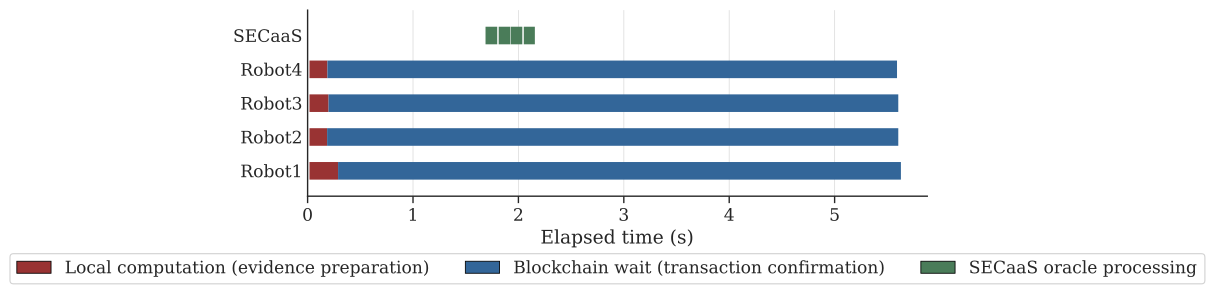

The Python source for this figure:
#!/usr/bin/env python3
"""
Attestation cycle Gantt chart — single representative cycle.

One row per participant (Robot1–4, SECaaS).  For each Robot (Prover):
  Dark-red bar : local computation   (t_prover_start  → t_evidence_sent)
  Blue bar     : blockchain wait      (t_evidence_sent → t_prover_finished)
For SECaaS (Oracle):
  Green bar    : oracle processing    (t_oracle_start  → t_oracle_finished)
                 drawn once per robot request — reveals sequential dispatch.

Colors match the attestation-cycle breakdown bar chart for cross-figure consistency.
Data: N=4, continuous mode, run 1, first attestation cycle.
"""

from pathlib import Path
import json
import re
import matplotlib.pyplot as plt
import matplotlib.patches as mpatches
import seaborn as sns

DATA_FILE = (
    Path(__file__).parent.parent
    / "data/attestation-times/_summary/attestation_events_by_run.json"
)

N_KEY     = "N4_continuous"
RUN       = "run1"
N_CYCLES  = 1       # attestation cycles per robot to display

FONT_SCALE = 1.4
BAR_H      = 0.52   # row bar height (fraction of row spacing)

C_LOCAL  = "#993333"  # dark red   — local computation
C_CHAIN  = "#336699"  # steel blue — blockchain wait
C_ORACLE = "#4A7C59"  # muted green — SECaaS oracle


# ── helpers ────────────────────────────────────────────────────────────────────

def _att_order(label: str) -> int:
    m = re.match(r"att(\d+)", label)
    return int(m.group(1)) if m else 9999


def _hbar(ax, y: float, t_start: float, t_end: float, color: str, h: float = BAR_H):
    if t_end <= t_start:
        return
    ax.broken_barh(
        [(t_start, t_end - t_start)],
        (y - h / 2, h),
        facecolors=color, edgecolors="none", zorder=3,
    )


# ── main ───────────────────────────────────────────────────────────────────────

def main():
    data = json.loads(DATA_FILE.read_text())["data"][N_KEY][RUN]

    robot_re = re.compile(r"^Robot(\d+)$")
    robots   = sorted(
        [k for k in data if robot_re.match(k)],
        key=lambda x: int(robot_re.match(x).group(1)),
    )

    # ── Robot prover phases ────────────────────────────────────────────────────
    robot_cycles = {}
    x_max = 0.0
    for robot in robots:
        prover = data[robot].get("prover", {})
        labels = sorted(prover, key=_att_order)[:N_CYCLES]
        cycles = []
        for lbl in labels:
            e = prover[lbl]
            cycles.append({
                "local_start": e["t_prover_start"],
                "local_end":   e["t_evidence_sent"],
                "chain_start": e["t_evidence_sent"],
                # absorb negligible result-processing (~5 ms) into blockchain bar
                "chain_end":   e["t_prover_finished"],
            })
            x_max = max(x_max, e["t_prover_finished"])
        robot_cycles[robot] = cycles

    # ── SECaaS oracle calls ────────────────────────────────────────────────────
    oracle_bars = []
    if "SECaaS" in data:
        for lbl, e in data["SECaaS"].get("oracle", {}).items():
            m = re.match(r"att(\d+)-Robot\d+$", lbl)
            if m and int(m.group(1)) <= N_CYCLES:
                t0 = e.get("t_oracle_start")
                t1 = e.get("t_oracle_finished")
                if t0 is not None and t1 is not None:
                    oracle_bars.append((t0, t1))
    oracle_bars.sort()

    # ── y-axis positions: Robot1 at bottom, SECaaS at top ─────────────────────
    y_robot  = {r: i for i, r in enumerate(robots)}
    y_secaas = len(robots)
    ylabels  = robots + ["SECaaS"]

    # ── figure ─────────────────────────────────────────────────────────────────
    sns.set_theme(
        context="paper", style="ticks",
        rc={"xtick.direction": "out", "ytick.direction": "out"},
        font_scale=FONT_SCALE,
    )
    plt.rcParams.update({"font.family": "serif"})

    fig, ax = plt.subplots(figsize=(8.0, 3.2))

    # Robot rows
    for robot, cycles in robot_cycles.items():
        y = y_robot[robot]
        for c in cycles:
            _hbar(ax, y, c["local_start"], c["local_end"],  C_LOCAL)
            _hbar(ax, y, c["chain_start"], c["chain_end"],  C_CHAIN)

    # SECaaS row — one green bar per oracle call (sequential dispatch visible)
    for t0, t1 in oracle_bars:
        _hbar(ax, y_secaas, t0, t1, C_ORACLE)

    # ── axes ───────────────────────────────────────────────────────────────────
    ax.set_xlim(0, x_max + 0.25)
    ax.set_ylim(-0.75, y_secaas + 0.75)

    ax.set_yticks(range(len(ylabels)))
    ax.set_yticklabels(ylabels)
    ax.set_xlabel("Elapsed time (s)")

    ax.tick_params(axis="both", which="major", length=5, width=1.0, direction="out")
    ax.tick_params(axis="y", which="major", length=0)   # no tick marks on y
    ax.grid(axis="x", linestyle="-", linewidth=0.6, alpha=0.65, zorder=1)
    ax.set_axisbelow(True)
    ax.spines["top"].set_visible(False)
    ax.spines["right"].set_visible(False)

    # ── legend ─────────────────────────────────────────────────────────────────
    handles = [
        mpatches.Patch(facecolor=C_LOCAL,  edgecolor="black", linewidth=0.6,
                       label="Local computation (evidence preparation)"),
        mpatches.Patch(facecolor=C_CHAIN,  edgecolor="black", linewidth=0.6,
                       label="Blockchain wait (transaction confirmation)"),
        mpatches.Patch(facecolor=C_ORACLE, edgecolor="black", linewidth=0.6,
                       label="SECaaS oracle processing"),
    ]
    fig.legend(
        handles=handles,
        loc="lower center", bbox_to_anchor=(0.5, 0.0),
        ncol=3, frameon=True, framealpha=0.90, fancybox=True,
        fontsize=plt.rcParams.get("legend.fontsize", 9),
    )
    plt.subplots_adjust(bottom=0.30)

    out_path = Path(__file__).parent / "gantt_attestation_cycle.pdf"
    fig.savefig(out_path, dpi=300, bbox_inches="tight")
    print(f"[OK] Saved: {out_path}")

    # Print values useful for the figure caption
    print("\n=== Cycle timing (run1, att1) ===")
    for robot, cycles in robot_cycles.items():
        c = cycles[0]
        local = c["local_end"]  - c["local_start"]
        bc    = c["chain_end"]  - c["chain_start"]
        print(f"  {robot}: local={local:.3f} s  blockchain={bc:.3f} s  total={local+bc:.3f} s")
    print("  SECaaS oracle calls:")
    for i, (t0, t1) in enumerate(oracle_bars, 1):
        print(f"    call {i}: {t0:.3f}–{t1:.3f} s  (dur={t1-t0:.3f} s)")

    plt.close(fig)


if __name__ == "__main__":
    main()
